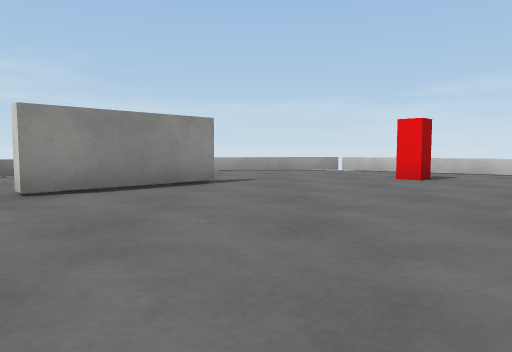
view 1 (above)

14 first-person views from a walk through a 3-D level made in the Unity game engine. The camera is 0.59 m above the floor, tilts 4° down and sees 70° across. The floor is counted in squares, 1 m on a side. Each view is taken from the middle of a square. On the plan, view 1 faces up. The plan holds only what a view shows up to about 10 squares ahead; the rest is blank. The player character is not drawn. Surface patterns are stand-ins for the level's own textures.

view 2
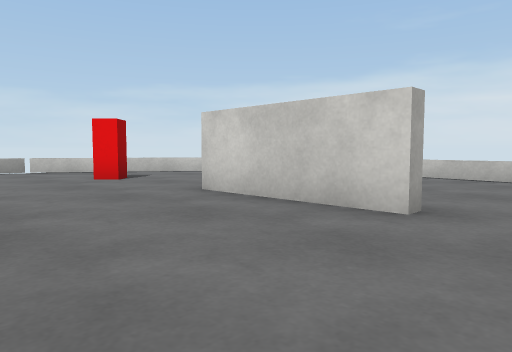

view 3
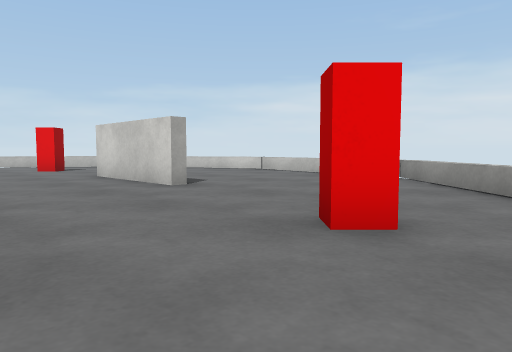

view 4
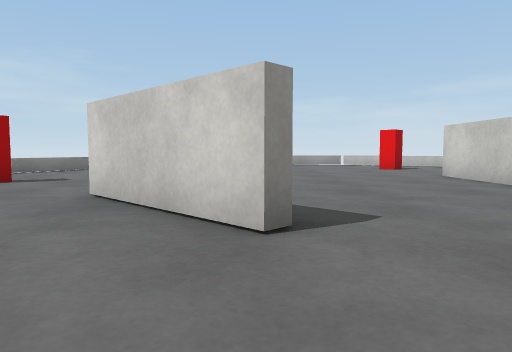

view 5
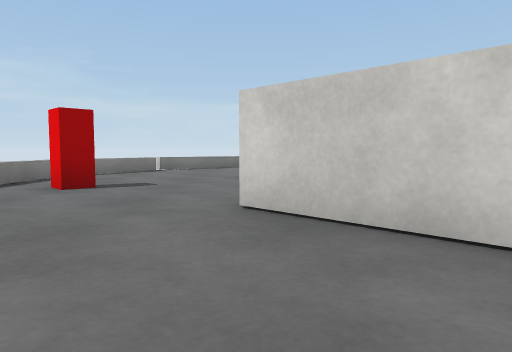

view 6
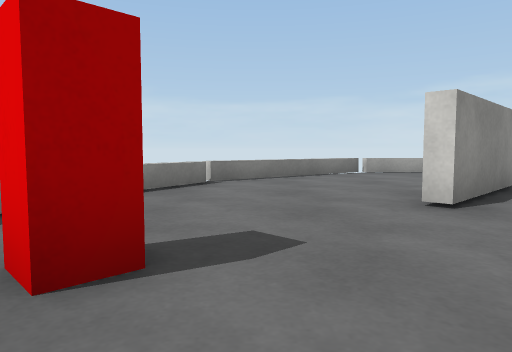

view 7
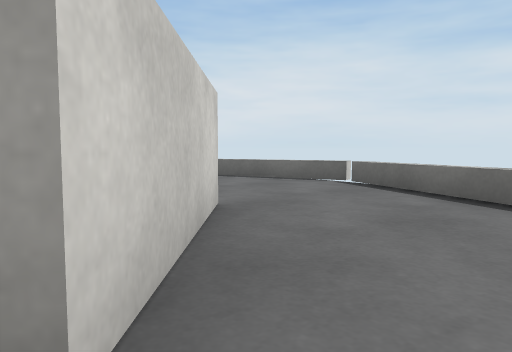

view 8
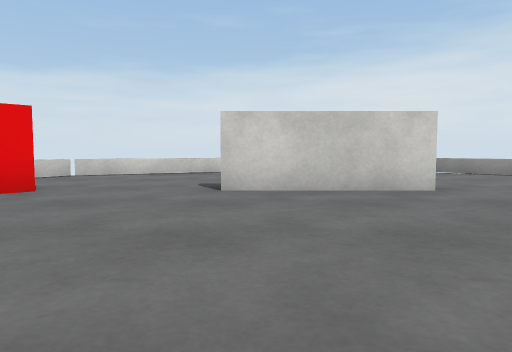

view 9
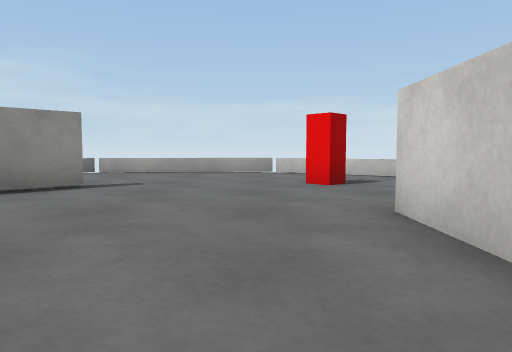

view 10
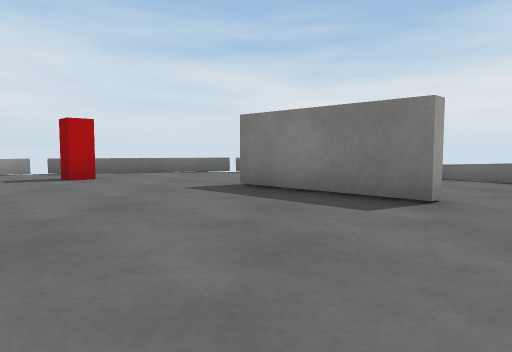

view 11
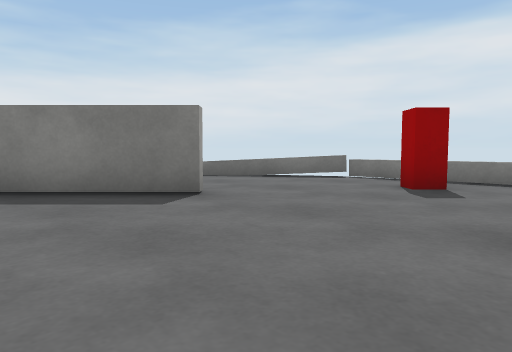

view 12
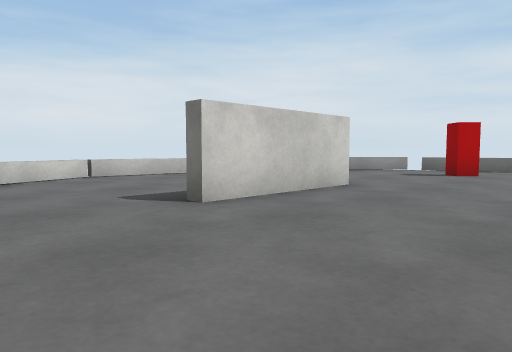

view 13
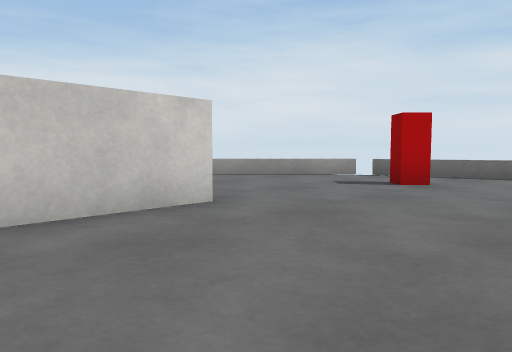

view 14
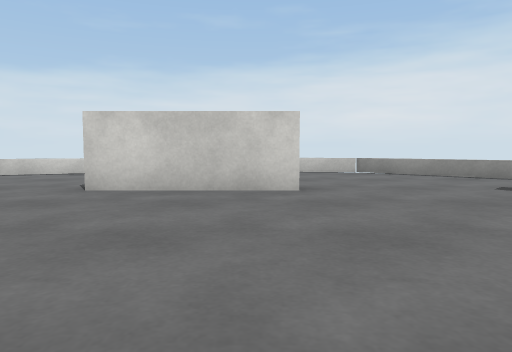

### Floor plan
Key: @ floor where view 1 was taken; # wall or solid block; . floor; = window, fence, low wall or low ledge; ^ raised ledge; O other object.
Columns run from 8 left of view 1 to 8 right of it. Each row starts with its distance up from view 1.
 11     ###^^^==
 10    #==......^#
  9   #=.........^=
  8  #=........O...^
  7  #=....#...O...^
  6 #=....##........#
  5 #....##.........^
  4  ...........#...^
  3  .O.........#...^
  2  ...........#...^
  1 #....##.........^
  0 #=....##@.......=
 -1  #^....#........=
 -2   =........O...=#
 -3   #= ......O..=#
 -4      ^^.....#=#
 -5       #==^^##

Where each view was taken, in squares from view 1:
view 1: 0 up, 0 right, facing up
view 2: 0 up, 0 right, facing up-right
view 3: 4 down, 0 right, facing up-right
view 4: 4 down, 1 left, facing up
view 5: 3 down, 3 left, facing up
view 6: 1 up, 5 left, facing up
view 7: 1 up, 4 left, facing down-right
view 8: 4 up, 2 left, facing right
view 9: 1 up, 2 right, facing up
view 10: 5 up, 1 left, facing down
view 11: 5 up, 0 right, facing down-left
view 12: 7 up, 0 right, facing down-right
view 13: 4 up, 0 right, facing down-right
view 14: 2 up, 2 left, facing right
